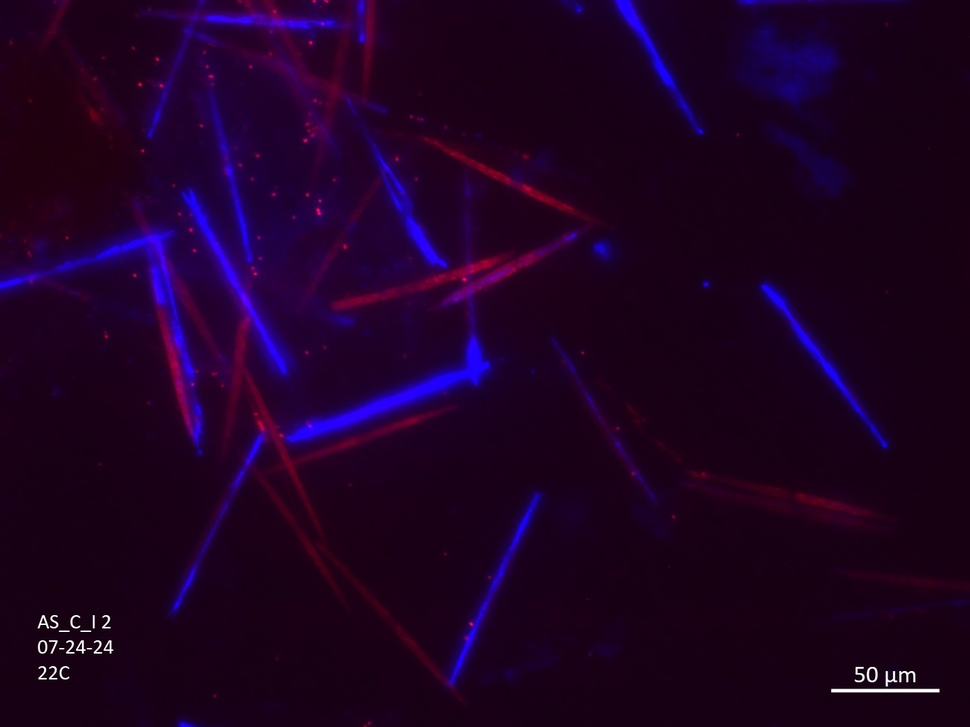
#> input picture data/images/ClumpyLate_AS_C_I_22_2_20240724.jpg, 970 x 727 px, shrunk from 1388 x 1040 before the run, found by its file name
$ python step1.py
#> lines starting #> are read from the running program, lines starting #| are printed output that depends on the picture
# Basic cell recognition:
    # NOTES: this does a bad job, only identifying dots and words, no cells DUE to blur

import cv2
import numpy as np
import matplotlib.pyplot as plt

# Step 1: Load the image and convert to grayscale
image = cv2.imread("images/ClumpyLate_AS_C_I_22_2_20240724.jpg")
#> image is the input picture: shape (727, 970, 3); mean B, G, R 36.4, 0.8, 29.9
gray_image = cv2.cvtColor(image, cv2.COLOR_BGR2GRAY)
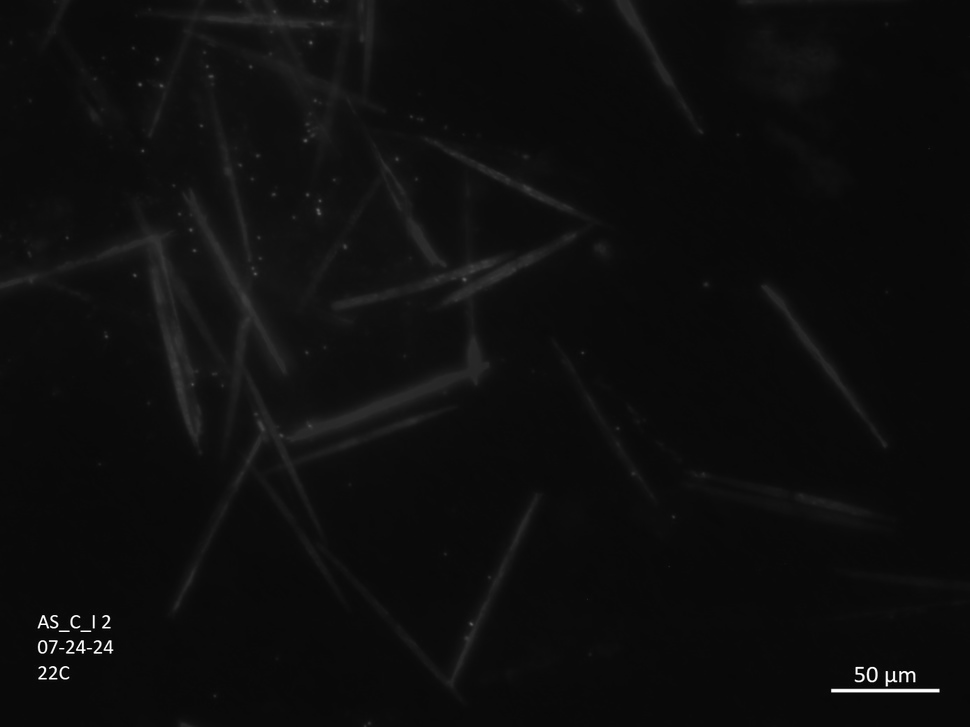
#> gray_image: shape (727, 970); min 0, max 255, mean 13.5

# Step 2: Apply Gaussian blur to reduce noise
# blurred_image = cv2.GaussianBlur(gray_image, (5, 5), 0)

# Step 3: Apply edge detection (Canny algorithm)
edges = cv2.Canny(image, threshold1=50, threshold2=150, apertureSize=3, L2gradient=False)
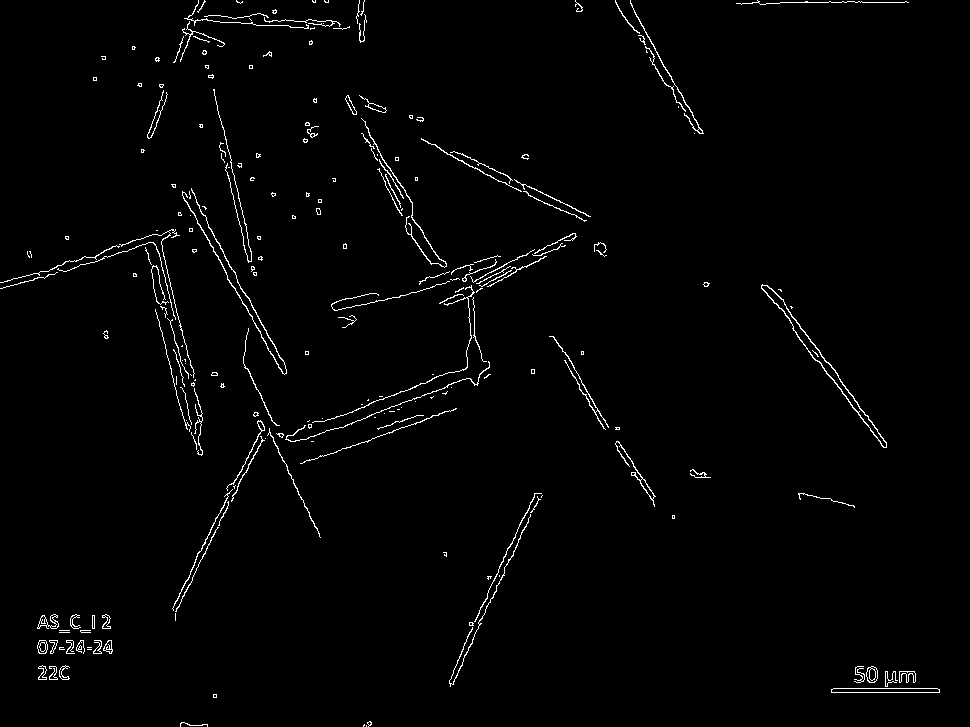
#> edges: shape (727, 970); 1.6% white in thin lines or dots

# Save plot
plt.imshow(edges, cmap="gray")
plt.title("Canny Edge Detection")
plt.savefig('./image_process/figures/S1_CannyEdgeDectection.jpg')
# plt.show()
